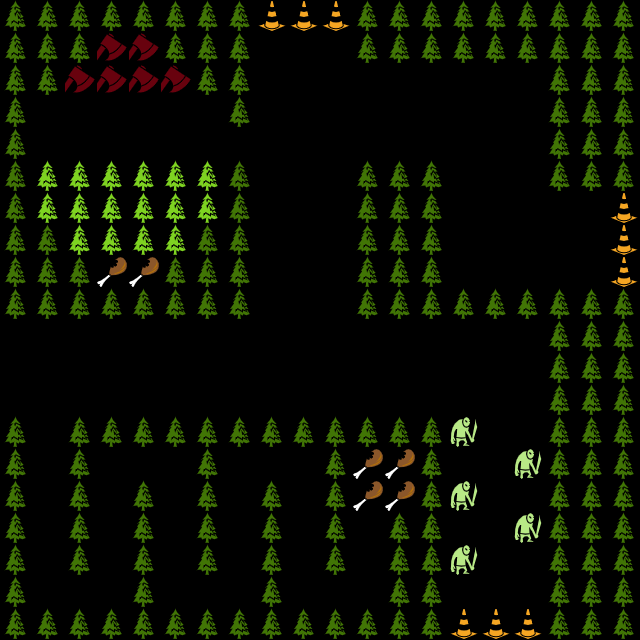

The image is a tile-based game level rendered from a .tmx file. Its description and source (layers, tilesets, objects; grid data summarised) follow:
An orthogonal 20x20 tile map with 32x32 px tiles, 1 tile layer (Tile Layer 1).

<map version="1.2" tiledversion="1.3.3" orientation="orthogonal" renderorder="right-down" width="20" height="20" tilewidth="32" tileheight="32" infinite="0" nextlayerid="2" nextobjectid="1">
 <tileset firstgid="1" source="default.tsx" />
 <layer id="1" name="Tile Layer 1" width="20" height="20">
  <data>[400 cells, 400 non-empty, 8 distinct tile ids]</data>
 </layer>
</map>
